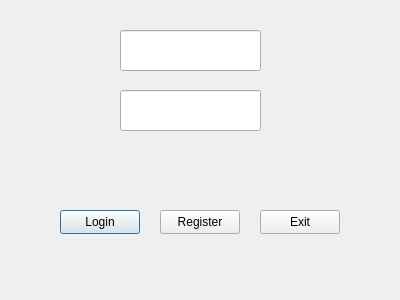
<?xml version="1.0" encoding="UTF-8"?>
<ui version="4.0">
 <class>LoginDialog</class>
 <widget class="QDialog" name="LoginDialog">
  <property name="geometry">
   <rect>
    <x>0</x>
    <y>0</y>
    <width>400</width>
    <height>300</height>
   </rect>
  </property>
  <property name="windowTitle">
   <string>Dialog</string>
  </property>
  <widget class="QLineEdit" name="editUsername">
   <property name="geometry">
    <rect>
     <x>120</x>
     <y>30</y>
     <width>141</width>
     <height>41</height>
    </rect>
   </property>
   <property name="text">
    <string/>
   </property>
  </widget>
  <widget class="QLineEdit" name="editPassword">
   <property name="geometry">
    <rect>
     <x>120</x>
     <y>90</y>
     <width>141</width>
     <height>41</height>
    </rect>
   </property>
  </widget>
  <widget class="QPushButton" name="buttonLogin">
   <property name="geometry">
    <rect>
     <x>60</x>
     <y>210</y>
     <width>80</width>
     <height>24</height>
    </rect>
   </property>
   <property name="text">
    <string>Login</string>
   </property>
  </widget>
  <widget class="QPushButton" name="buttonRegister">
   <property name="geometry">
    <rect>
     <x>160</x>
     <y>210</y>
     <width>80</width>
     <height>24</height>
    </rect>
   </property>
   <property name="text">
    <string>Register</string>
   </property>
  </widget>
  <widget class="QPushButton" name="buttonCancel">
   <property name="geometry">
    <rect>
     <x>260</x>
     <y>210</y>
     <width>80</width>
     <height>24</height>
    </rect>
   </property>
   <property name="text">
    <string>Exit</string>
   </property>
  </widget>
 </widget>
 <resources/>
 <connections/>
</ui>
